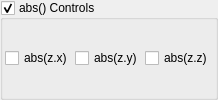
    <widget class="MyGroupBox" name="groupCheck_transf_function_enabled_false">
     <property name="toolTip">
      <string/>
     </property>
     <property name="title">
      <string>abs() Controls</string>
     </property>
     <property name="checkable">
      <bool>true</bool>
     </property>
     <layout class="QVBoxLayout" name="verticalLayout_3">
      <property name="spacing">
       <number>2</number>
      </property>
      <property name="leftMargin">
       <number>2</number>
      </property>
      <property name="topMargin">
       <number>2</number>
      </property>
      <property name="rightMargin">
       <number>2</number>
      </property>
      <property name="bottomMargin">
       <number>2</number>
      </property>
      <item>
       <layout class="QGridLayout" name="gridLayout">
        <item row="0" column="2">
         <widget class="QCheckBox" name="checkBox_transf_function_enabledAz_false">
          <property name="text">
           <string notr="true">abs(z.z)</string>
          </property>
         </widget>
        </item>
        <item row="0" column="0">
         <widget class="QCheckBox" name="checkBox_transf_function_enabledAx_false">
          <property name="text">
           <string notr="true">abs(z.x)</string>
          </property>
         </widget>
        </item>
        <item row="0" column="1">
         <widget class="QCheckBox" name="checkBox_transf_function_enabledAy_false">
          <property name="text">
           <string notr="true">abs(z.y)</string>
          </property>
         </widget>
        </item>
       </layout>
      </item>
     </layout>
    </widget>
